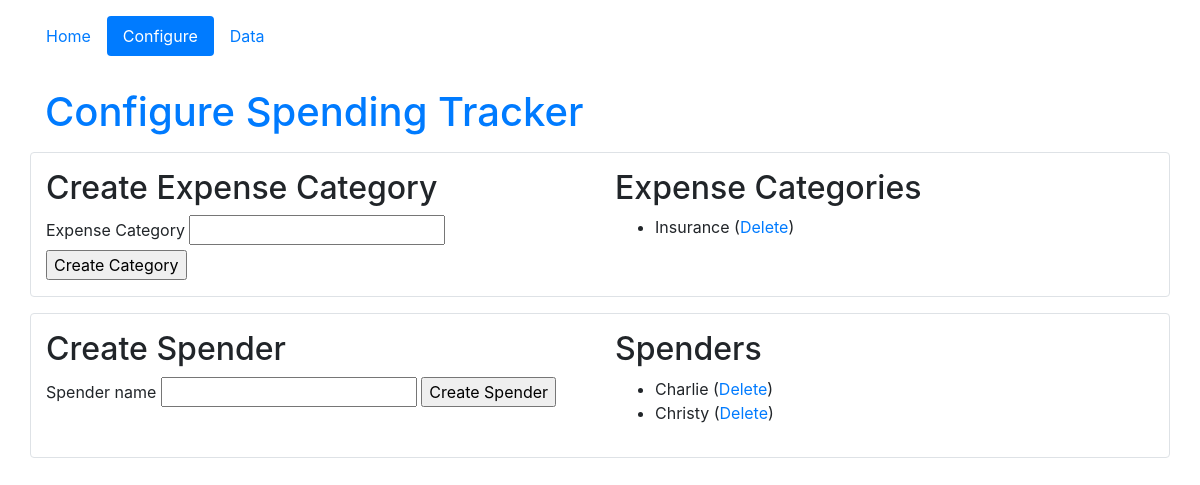
The app's page /configure, older data.
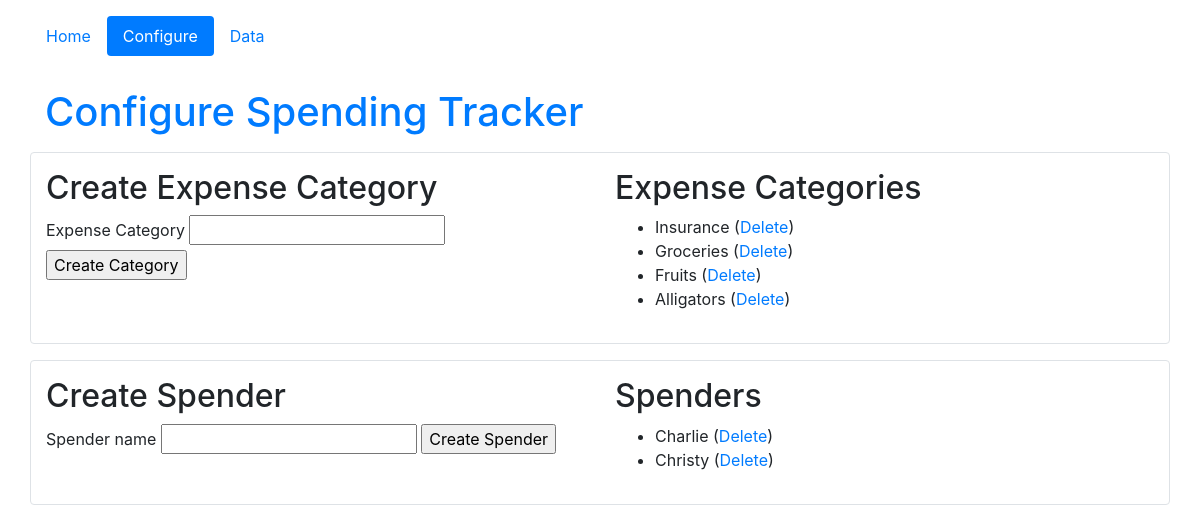
The same page, newer data.
### tracker_app/models.py (models this page shows, shortened)
class Category(db.Model):
	categoryId = db.Column(db.Integer, primary_key=True)
	expenseCategory = db.Column(db.String(50), unique=True, nullable=False)

class User(db.Model):
    userId = db.Column(db.Integer, primary_key=True)
    username = db.Column(db.String(20), unique=True, nullable=False)

### tracker_app/routes.py (the view)
@app.route("/configure", methods=["GET","POST"])
def configure():
	newUserForm = forms.NewUserForm()
	newCategoryForm = forms.NewCategoryForm()
	if newUserForm.validate_on_submit():
		user = User(username=newUserForm.username.data)
		db.session.add(user)
		db.session.commit()
		flash(f"User '{user.username}' has been successfully added", "success")
		return redirect(url_for('configure'))
	if newCategoryForm.validate_on_submit():
		cat = Category(expenseCategory=newCategoryForm.category.data)
		db.session.add(cat)
		db.session.commit()
		flash(f"User '{cat.expenseCategory}' has been successfully added", "success")
		return redirect(url_for('configure'))
	return render_template('configure.html', users=User.query.all(), newUserForm=newUserForm,
				newCategoryForm=newCategoryForm, categories=Category.query.all())

### tracker_app/forms.py
class NewUserForm(FlaskForm):
	username = 	StringField('Spender name', validators=[DataRequired()])
	submit = SubmitField('Create Spender')

class NewCategoryForm(FlaskForm):
	category = StringField('Expense Category', validators=[DataRequired()])
	submit = SubmitField('Create Category')

### tracker_app/templates/configure.html (shortened to what this page needs)
{% extends 'layout.html' %}
{% set activePage = "configure" %}
{% block content %}
<h1 class="text-primary">Configure Spending Tracker</h1>
<div class="row border rounded my-3 py-3" id="expenses-config">
	<div class="col-sm">
		<h2>Create Expense Category</h2>
		<form method="POST" action={{ url_for('configure') }}>
			{{ newCategoryForm.category.label }} {{ newCategoryForm.category(size=20) }}
			{{ newCategoryForm.submit }}
		</form>
	</div>
	<div class="col-sm">
		<h2>Expense Categories</h2>
		<ul>
			{% for cat in categories %}
				<li>{{ cat.expenseCategory }} (<a href={{ url_for('deleteCategory', categoryId=cat.categoryId) }}>Delete</a>)</li>
			{% endfor %}
		</ul>
	</div>
</div>
<div class="row border rounded my-3 py-3" id="users-config">
	<div class="col-sm">
		<h2>Create Spender</h2>
		<form method="POST" action={{ url_for('configure') }}>
			{{ newUserForm.username.label }} {{ newUserForm.username(size=20) }}
			{{ newUserForm.submit }}
		</form>
	</div>
	<div class="col-sm">
		<h2>Spenders</h2>
		<ul>
			{% for user in users %}
				<li>{{ user.username }} (<a href={{ url_for('deleteUser', userid=user.userId) }}>Delete</a>)</li>
			{% endfor %}
		</ul>
	</div>
</div>
{% endblock %}

### tracker_app/templates/layout.html (shortened to what this page needs)
<!DOCTYPE html>
<html lang="en">
<head>
<link rel="stylesheet" href="https://stackpath.bootstrapcdn.com/bootstrap/4.5.0/css/bootstrap.min.css">
</head>
<body>
	<div class="container">
		{% set navigation_bar = [
			('home', 'Home'),
			('configure', 'Configure'),
			('showData', 'Data')
		] %}
		<div class="row my-3" id="sitenav">
			<nav class="nav nav-pills nav-fill">
				{% for id, text in navigation_bar %}
					<a class="nav-item nav-link {% if id == activePage %} active{% endif %}" href="{{ url_for(id) }}">{{ text }}</a>
				{% endfor %}
			</nav>
		</div>
		<div class="row" id="content">
			<div class="col-sm">
				{% block content %}{% endblock %}
			</div>
		</div>
	</div>
</body>
</html>

Row changes from the older to the newer data that the page shows:
added Category: expenseCategory "Groceries"
added Category: expenseCategory "Fruits"
added Category: expenseCategory "Alligators"
